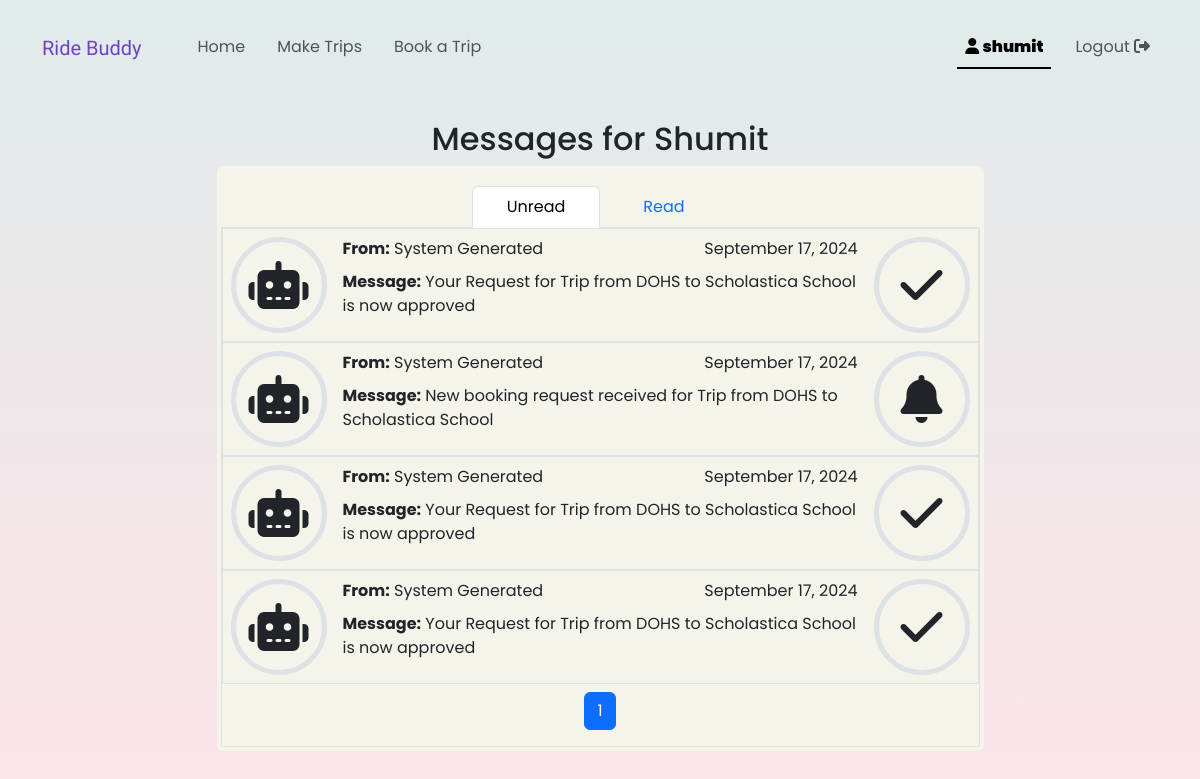
Page /mypage (signed in) on the earlier database version.
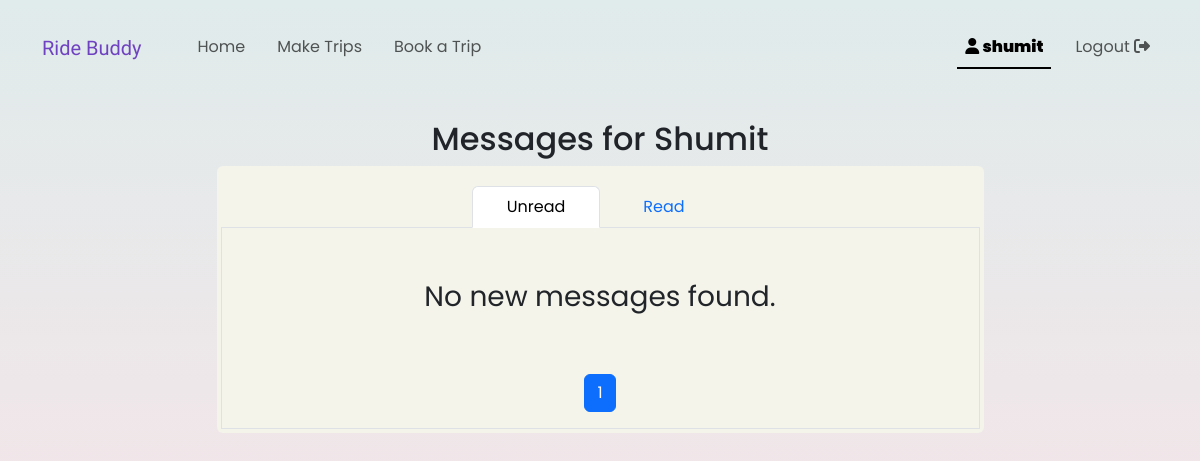
Same page on the later database version.
### RideSharing/models.py (models this page shows)
class User(AbstractUser):
    pass

class Messages(models.Model):
    MESSAGE_TYPE_CHOICES = [
        ('approval', 'Approval'),
        ('rejection', 'Rejection'),
        ('request', 'Request'),
        ('info', 'Info'),
    ]
    sender = models.ForeignKey(User, on_delete=models.SET_NULL, null=True, blank=True)
    recipient = models.ForeignKey(User, on_delete=models.CASCADE, related_name='message_recipient')
    content = models.TextField()
    time_stamp = models.DateTimeField(auto_now_add=True)
    system_message = models.BooleanField(default=True)
    read = models.BooleanField(default=False)
    underlying_trip = models.ForeignKey(Trips, on_delete=models.CASCADE)
    underlying_booking = models.ForeignKey(Spot_Bookings, on_delete=models.SET_NULL, null=True, blank=True)
    message_type = models.CharField(max_length=10, choices=MESSAGE_TYPE_CHOICES)

### RideSharing/views.py (the view)
# urls.py: path("mypage", views.mypage, name="mypage"),
@login_required(login_url ='/login')
def mypage(request):
    page_no_unread = request.GET.get('page_no_unread', 1)
    page_no_read = request.GET.get('page_no_read', 1)
    active_side = request.GET.get('active_side', 'unread')
    items_per_page = request.GET.get('items_per_page', 10)
    user_id = request.user.id
    user = User.objects.get(id=user_id)
    unread_paginator = Paginator(user.message_recipient.filter(read = False).order_by('-time_stamp'), items_per_page)
    read_paginator = Paginator(user.message_recipient.filter(read = True).order_by('-time_stamp'), items_per_page)
    unread_messages = unread_paginator.get_page(page_no_unread)
    read_messages = read_paginator.get_page(page_no_read)
    return render(request, "mypage.html", {
        'recipient' : user,
        'unread_messages' : unread_messages,
        'read_messages' : read_messages,
        'active_side': active_side
    })

### RideSharing/templates/mypage.html (shortened to what this page needs)
{% extends "layout.html" %}
{% block body %}
    <h2 class="text-center">Messages for {{ recipient.username|capfirst }}</h2>
    <div class="boxes p-1 rounded mx-auto">
    <ul class="mt-3 nav nav-tabs justify-content-center" id="myTab" role="tablist">
        <li class="nav-item" role="presentation">
            <button style="width: 8rem;"
            class="nav-link {% if active_side == 'unread' %} active {% endif %}"
            id="unread-tab"
            data-bs-toggle="tab"
            data-bs-target="#unread"
            type="button" role="tab" aria-controls="unread" aria-selected="true"
            onclick="history.pushState(null, '', '?active_side=unread');">Unread</button>
        </li>
        <li class="nav-item" role="presentation">
            <button style="width: 8rem;"
            class="nav-link {% if active_side == 'read' %} active {% endif %}"
            id="read-tab"
            data-bs-toggle="tab"
            data-bs-target="#read"
            type="button" role="tab" aria-controls="read" aria-selected="false"
            onclick="history.pushState(null, '', '?active_side=read');">Read</button>
        </li>
    </ul>
    <div class="tab-content border border-top-0">
        <div class="tab-pane {% if active_side == 'unread' %} active {% endif %}"
        id="unread"
        role="tabpanel"
        aria-labelledby="unread-tab"
        tabindex="0">
            {% include 'component_snippets/mypage_messagelistbox.html' with messages=unread_messages active_side='unread' %}
        </div>
    </div>
</div>
{% endblock %}

### RideSharing/templates/layout.html (shortened to what this page needs)
{% load static %}
<!DOCTYPE html>
<html lang="en">
    <head>
        <link href="https://cdn.jsdelivr.net/npm/bootstrap@5.3.3/dist/css/bootstrap.min.css" rel="stylesheet">
        <link href="{% static 'styles.css' %}" rel="stylesheet">
        </head>
        <body>
            {% include 'component_snippets/navbar.html' %}
            <div
                {% if hero %}
                {% else %}
                id="main_section" class="container-lg py-5 pt-sm-5"
                style="margin-top: 4.5rem;"
                {% endif %}
                >
                    {% block body %}{% endblock %}
            </div>
    </body>
</html>

### RideSharing/templates/component_snippets/navbar.html (shortened to what this page needs)
<nav id="top_bar"
class="navbar navbar-expand-lg
position-fixed top-0 start-0 end-0
bg-secondary-subtle
border-bottom border-2 border-primary-subtle
at_top"
style="z-index: 100;">
    <div class="container-lg">
        <a class="navbar-brand me-5" href="/" style="color: var(--bs-purple);">
            <span class="logo">
                Ride Buddy
            </span>
        </a>
        <div class="collapse navbar-collapse" id="navbarToggler">
            <ul class="navbar-nav nav-underline me-auto mb-lg-0">
                <li class="nav-item">
                    <a class="nav-link" aria-current="page" href="/">Home</a>
                </li>
                <li class="nav-item">
                    <a class="nav-link" href="{% url 'make_trip' %}">Make Trips</a>
                </li>
                <li class="nav-item">
                    <a class="nav-link" href="{% url 'find_trip' %}">Book a Trip</a>
                </li>
            </ul>
            <ul class="navbar-nav nav-underline">
                {% if user.is_authenticated %}
                <li class="nav-item">
                    <a class="nav-link" href="{% url 'mypage' %} ">
                        <div class="position-relative">
                            <i class="fa-solid fa-user"></i>
                            <strong>
                                {{ user.username }}
                            </strong>
                        </div>
                    </a>
                </li>
                <li class="nav-item">
                    <a class="nav-link" href="{% url 'logout' %}">
                        Logout
                        <i class="fa-solid fa-right-from-bracket"></i>
                    </a>
                </li>
                {% endif %}
            </ul>
        </div>
    </div>
</nav>

### RideSharing/templates/component_snippets/mypage_messagelistbox.html (shortened to what this page needs)
    <ul class="list-unstyled mb-0">
        {% for message in messages %}
            {% include 'component_snippets/mypage_messagelist.html' with message=message %}
        {% empty %}
            <div class="p-5 d-flex justify-content-center fs-3">No  new messages found.</div>
        {% endfor %}
    </ul>
    <nav aria-label="Page navigation" class="mt-2">
        <ul class="pagination d-flex justify-content-center align-items-center list-unstyled">
            {% for num in messages.paginator.page_range %}
            <li class="page-item">
                <a class="page-link {% if num == messages.number %} active {% endif %}" href="?active_side={{active_side}}&page_no_{{active_side}}={{ num }}">{{ num }}</a>
            </li>
            {% endfor %}
        </ul>
    </nav>

### RideSharing/templates/component_snippets/mypage_messagelist.html (shortened to what this page needs)
<li
    onclick="handle_message_click(event)"
    data-message-id="{{message.id}}"
    data-trip-id="{{message.underlying_trip.id}}"
    data-booking-id="{{message.underlying_booking.id}}"
    data-message-type="{{message.message_type}}"
    class="d-sm-flex border booking_row {% if message.read %} mail_read {% endif %}"
    >
        <div class="d-none d-sm-block">
            <div class="border border-5 m-2 d-flex justify-content-center align-items-center"
            style="font-size: 3rem; min-height: 6rem; min-width: 6rem; border-radius: 50%;">
                {% if message.system_message %}
                <i class="fa-solid fa-robot"></i>
                {% else %}
                <i class="fa-solid fa-user"></i>
                {% endif %}
            </div>
        </div>
        <div class="flex-fill p-2">
            <div class="d-flex justify-content-between">
                <div>
                    <strong>From:</strong>
                    {% if message.sender %}
                        {{ message.sender.username }}
                    {% else %}
                        System Generated
                    {% endif %}
                </div>
                <div>
                    {{ message.time_stamp|date:"F j, Y" }}
                </div>
            </div>
            <div>
                <strong>Message:</strong> {{ message.content }}
            </div>
        </div>
        <div class="d-none d-sm-block">
            <div class="border m-2 border-5 d-flex justify-content-center align-items-center"
            style="font-size: 3rem; min-height: 6rem; min-width: 6rem; border-radius: 50%;">
                {% if message.message_type == 'request' %}
                <i class="fa-solid fa-bell"></i>
                {% elif message.message_type == 'approval' %}
                <i class="fa-solid fa-check"></i>
                {% elif message.message_type == 'rejection' %}
                <i class="fa-solid fa-xmark"></i>
                {% else %}
                <i class="fa-solid fa-comment"></i>
                {% endif %}
            </div>
        </div>
</li>

### RideSharing/static/styles.css (style rules this page uses)
body { background: linear-gradient(rgb(224, 235, 235), rgb(255, 226, 231)); overflow-x: hidden; min-height: 100vh; }
.boxes { padding: 2rem; max-width: 767px; background-color: rgb(244, 244, 235); }
#top_bar { transition: all 0.3s ease; }
.at_top { height: 6rem; background-color: rgba(255, 255, 255, 0) !important; border-width: 0px !important; }

### RideSharing/templates/layout.html (style rules this page uses)
body { font-family: "Poppins", sans-serif; }
.logo { font-family: "Playwrite ES Deco", cursive; font-optical-sizing: auto; font-weight: 400; font-style: normal; }

Differences in the rows shown:
removed Messages: system_message True (drawn), shows "System Generated", time_stamp "September 17, 2024", content "Your Request for Trip from DOHS to Scholastica School is now approved", message_type "approval" (drawn)
removed Messages: system_message True (drawn), shows "System Generated", time_stamp "September 17, 2024", content "New booking request received for Trip from DOHS to Scholastica School", message_type "request" (drawn)
removed Messages: system_message True (drawn), shows "System Generated", time_stamp "September 17, 2024", content "Your Request for Trip from DOHS to Scholastica School is now approved", message_type "approval" (drawn)
removed Messages: system_message True (drawn), shows "System Generated", time_stamp "September 17, 2024", content "Your Request for Trip from DOHS to Scholastica School is now approved", message_type "approval" (drawn)
Other differences:
text now shown: "No new messages found."
